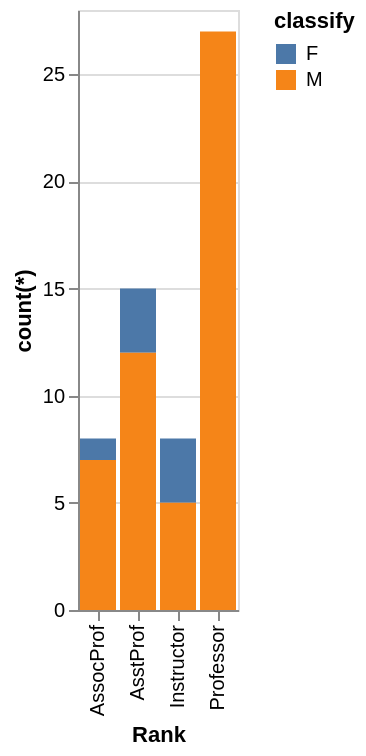

The specification (Vega-Lite) saved for this image:
### Vega-Lite specification from a JSON file in a GitHub repository (floating-point values rounded to 4 significant figures)
{"data": {"values": [{"x_data": "AssocProf", "y_data": 1, "classify": "F"}, {"x_data": "AsstProf", "y_data": 3, "classify": "F"}, {"x_data": "Instructor", "y_data": 3, "classify": "F"}, {"x_data": "Professor", "y_data": 0, "classify": "F"}, {"x_data": "AssocProf", "y_data": 7, "classify": "M"}, {"x_data": "AsstProf", "y_data": 12, "classify": "M"}, {"x_data": "Instructor", "y_data": 5, "classify": "M"}, {"x_data": "Professor", "y_data": 27, "classify": "M"}]}, "mark": "bar", "encoding": {"x": {"field": "x_data", "type": "nominal", "title": "Rank", "sort": "ascending"}, "y": {"field": "y_data", "type": "quantitative", "title": "count(*)"}, "color": {"field": "classify"}}}
